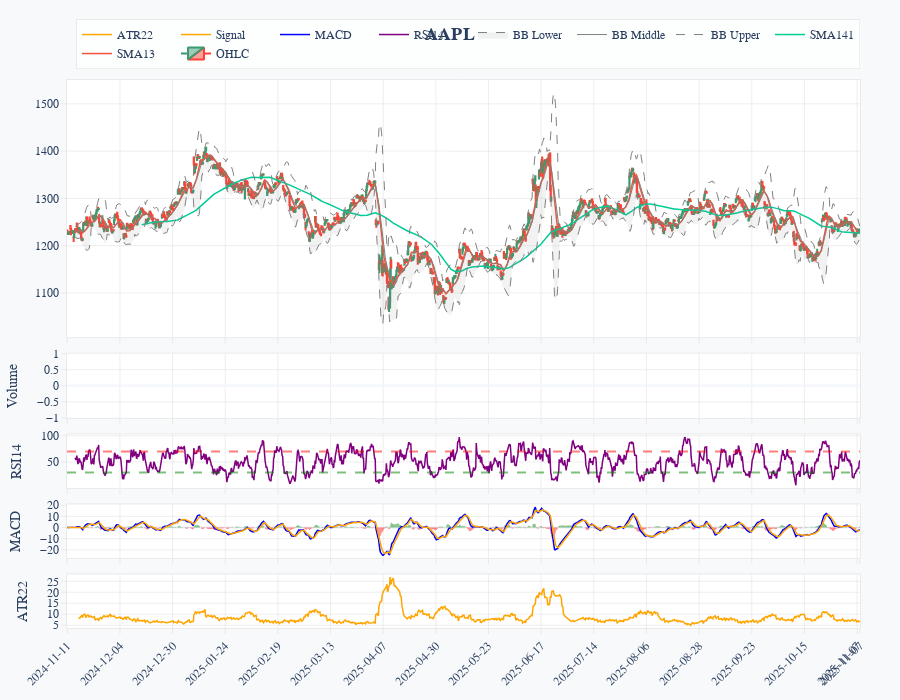

The code cell stored with this chart in its notebook:
### Code cell
ta_client = TAClient()
df = ta_client.calculate_indicators(df_init, indicators)

from quanta.utils.trace import Candlesticks, Volume, Line

traces = [
    Candlesticks(),
    Line('hl_avg', name='HL Average', color='purple'),
    Volume()
]


from quanta.clients.chart import ChartClient

chart_client = ChartClient()
chart_client.plot(df, "AAPL", traces=traces, indicators=indicators, theme='professional')

### Figure 1 — Plotly figure (JSON) as saved in the notebook; plotly's stock layout.template omitted (floating-point values rounded to 4 significant figures; data arrays with more than 128 entries replaced by an {"elided": "..."} marker saying what was removed)
{"data": [{"close": {"elided": "1491 float values"}, "high": {"elided": "1491 float values"}, "low": {"elided": "1491 float values"}, "name": "OHLC", "open": {"elided": "1491 float values"}, "type": "candlestick", "x": {"elided": "1491 int values"}, "xaxis": "x", "yaxis": "y"}, {"line": {"width": 1.5}, "name": "SMA13", "type": "scatter", "x": {"elided": "1491 int values"}, "xaxis": "x", "y": {"elided": "1491 float values"}, "yaxis": "y"}, {"line": {"width": 1.5}, "name": "SMA141", "type": "scatter", "x": {"elided": "1491 int values"}, "xaxis": "x", "y": {"elided": "1491 float values"}, "yaxis": "y"}, {"line": {"color": "gray", "dash": "dash", "width": 1}, "name": "BB Upper", "type": "scatter", "x": {"elided": "1491 int values"}, "xaxis": "x", "y": {"elided": "1491 float values"}, "yaxis": "y"}, {"line": {"color": "gray", "width": 1}, "name": "BB Middle", "type": "scatter", "x": {"elided": "1491 int values"}, "xaxis": "x", "y": {"elided": "1491 float values"}, "yaxis": "y"}, {"fill": "tonexty", "fillcolor": "rgba(128,128,128,0.1)", "line": {"color": "gray", "dash": "dash", "width": 1}, "name": "BB Lower", "type": "scatter", "x": {"elided": "1491 int values"}, "xaxis": "x", "y": {"elided": "1491 float values"}, "yaxis": "y"}, {"marker": {"color": {"elided": "1491 str values"}}, "name": "Volume", "showlegend": false, "type": "bar", "x": {"elided": "1491 int values"}, "xaxis": "x2", "y": {"elided": "1491 int values"}, "yaxis": "y2"}, {"line": {"color": "purple", "width": 1.5}, "name": "RSI14", "type": "scatter", "x": {"elided": "1491 int values"}, "xaxis": "x3", "y": {"elided": "1491 float values"}, "yaxis": "y3"}, {"line": {"color": "blue", "width": 1.5}, "name": "MACD", "type": "scatter", "x": {"elided": "1491 int values"}, "xaxis": "x4", "y": {"elided": "1491 float values"}, "yaxis": "y4"}, {"line": {"color": "orange", "width": 1.5}, "name": "Signal", "type": "scatter", "x": {"elided": "1491 int values"}, "xaxis": "x4", "y": {"elided": "1491 float values"}, "yaxis": "y4"}, {"marker": {"color": {"elided": "1491 str values"}, "line": {"color": {"elided": "1491 str values"}, "width": 0}}, "name": "Histogram", "opacity": 0.7, "showlegend": false, "type": "bar", "x": {"elided": "1491 int values"}, "xaxis": "x4", "y": {"elided": "1491 float values"}, "yaxis": "y4"}, {"line": {"color": "orange", "width": 1.5}, "name": "ATR22", "type": "scatter", "x": {"elided": "1491 int values"}, "xaxis": "x5", "y": {"elided": "1491 float values"}, "yaxis": "y5"}], "layout": {"font": {"family": "Computer Modern, serif", "size": 12}, "height": 700, "hovermode": "x unified", "legend": {"bgcolor": "rgba(255, 255, 255, 0.8)", "bordercolor": "rgba(200, 200, 200, 0.3)", "borderwidth": 1, "orientation": "h", "x": 1, "xanchor": "right", "y": 1.02, "yanchor": "bottom"}, "margin": {"b": 50, "l": 60, "r": 40, "t": 80}, "paper_bgcolor": "#f8f9fa", "plot_bgcolor": "white", "shapes": [{"line": {"color": "red", "dash": "dash"}, "opacity": 0.5, "type": "line", "x0": 0, "x1": 1, "xref": "x3 domain", "y0": 70, "y1": 70, "yref": "y3"}, {"line": {"color": "green", "dash": "dash"}, "opacity": 0.5, "type": "line", "x0": 0, "x1": 1, "xref": "x3 domain", "y0": 30, "y1": 30, "yref": "y3"}], "showlegend": true, "title": {"font": {"family": "Computer Modern, serif", "size": 18}, "text": "<b>AAPL</b>", "x": 0.5, "xanchor": "center"}, "xaxis": {"anchor": "y", "domain": [0, 1], "gridcolor": "rgba(200, 200, 200, 0.3)", "gridwidth": 1, "linecolor": "rgba(200, 200, 200, 0.3)", "linewidth": 1, "matches": "x5", "mirror": true, "rangeslider": {"visible": false}, "showgrid": true, "showline": true, "showticklabels": false, "tickangle": -45, "tickcolor": "rgba(200, 200, 200, 0.3)", "ticklen": 5, "tickmode": "array", "ticks": "outside", "ticktext": ["2024-11-11", "2024-12-04", "2024-12-30", "2025-01-24", "2025-02-19", "2025-03-13", "2025-04-07", "2025-04-30", "2025-05-23", "2025-06-17", "2025-07-14", "2025-08-06", "2025-08-28", "2025-09-23", "2025-10-15", "2025-11-07", "2025-11-07"], "tickvals": [0, 99, 198, 297, 396, 495, 594, 693, 792, 891, 990, 1089, 1188, 1287, 1386, 1485, 1490], "tickwidth": 1}, "xaxis2": {"anchor": "y2", "domain": [0, 1], "gridcolor": "rgba(200, 200, 200, 0.3)", "gridwidth": 1, "linecolor": "rgba(200, 200, 200, 0.3)", "linewidth": 1, "matches": "x5", "mirror": true, "showgrid": true, "showline": true, "showticklabels": false, "tickangle": -45, "tickcolor": "rgba(200, 200, 200, 0.3)", "ticklen": 5, "tickmode": "array", "ticks": "outside", "ticktext": ["2024-11-11", "2024-12-04", "2024-12-30", "2025-01-24", "2025-02-19", "2025-03-13", "2025-04-07", "2025-04-30", "2025-05-23", "2025-06-17", "2025-07-14", "2025-08-06", "2025-08-28", "2025-09-23", "2025-10-15", "2025-11-07", "2025-11-07"], "tickvals": [0, 99, 198, 297, 396, 495, 594, 693, 792, 891, 990, 1089, 1188, 1287, 1386, 1485, 1490], "tickwidth": 1}, "xaxis3": {"anchor": "y3", "domain": [0, 1], "gridcolor": "rgba(200, 200, 200, 0.3)", "gridwidth": 1, "linecolor": "rgba(200, 200, 200, 0.3)", "linewidth": 1, "matches": "x5", "mirror": true, "showgrid": true, "showline": true, "showticklabels": false, "tickangle": -45, "tickcolor": "rgba(200, 200, 200, 0.3)", "ticklen": 5, "tickmode": "array", "ticks": "outside", "ticktext": ["2024-11-11", "2024-12-04", "2024-12-30", "2025-01-24", "2025-02-19", "2025-03-13", "2025-04-07", "2025-04-30", "2025-05-23", "2025-06-17", "2025-07-14", "2025-08-06", "2025-08-28", "2025-09-23", "2025-10-15", "2025-11-07", "2025-11-07"], "tickvals": [0, 99, 198, 297, 396, 495, 594, 693, 792, 891, 990, 1089, 1188, 1287, 1386, 1485, 1490], "tickwidth": 1}, "xaxis4": {"anchor": "y4", "domain": [0, 1], "gridcolor": "rgba(200, 200, 200, 0.3)", "gridwidth": 1, "linecolor": "rgba(200, 200, 200, 0.3)", "linewidth": 1, "matches": "x5", "mirror": true, "showgrid": true, "showline": true, "showticklabels": false, "tickangle": -45, "tickcolor": "rgba(200, 200, 200, 0.3)", "ticklen": 5, "tickmode": "array", "ticks": "outside", "ticktext": ["2024-11-11", "2024-12-04", "2024-12-30", "2025-01-24", "2025-02-19", "2025-03-13", "2025-04-07", "2025-04-30", "2025-05-23", "2025-06-17", "2025-07-14", "2025-08-06", "2025-08-28", "2025-09-23", "2025-10-15", "2025-11-07", "2025-11-07"], "tickvals": [0, 99, 198, 297, 396, 495, 594, 693, 792, 891, 990, 1089, 1188, 1287, 1386, 1485, 1490], "tickwidth": 1}, "xaxis5": {"anchor": "y5", "domain": [0, 1], "gridcolor": "rgba(200, 200, 200, 0.3)", "gridwidth": 1, "linecolor": "rgba(200, 200, 200, 0.3)", "linewidth": 1, "mirror": true, "showgrid": true, "showline": true, "tickangle": -45, "tickcolor": "rgba(200, 200, 200, 0.3)", "ticklen": 5, "tickmode": "array", "ticks": "outside", "ticktext": ["2024-11-11", "2024-12-04", "2024-12-30", "2025-01-24", "2025-02-19", "2025-03-13", "2025-04-07", "2025-04-30", "2025-05-23", "2025-06-17", "2025-07-14", "2025-08-06", "2025-08-28", "2025-09-23", "2025-10-15", "2025-11-07", "2025-11-07"], "tickvals": [0, 99, 198, 297, 396, 495, 594, 693, 792, 891, 990, 1089, 1188, 1287, 1386, 1485, 1490], "tickwidth": 1}, "yaxis": {"anchor": "x", "domain": [0.5307, 1], "gridcolor": "rgba(200, 200, 200, 0.3)", "gridwidth": 1, "linecolor": "rgba(200, 200, 200, 0.3)", "linewidth": 1, "mirror": true, "showgrid": true, "showline": true, "tickcolor": "rgba(200, 200, 200, 0.3)", "ticklen": 5, "ticks": "outside", "tickwidth": 1}, "yaxis2": {"anchor": "x2", "domain": [0.3833, 0.5007], "gridcolor": "rgba(200, 200, 200, 0.3)", "gridwidth": 1, "linecolor": "rgba(200, 200, 200, 0.3)", "linewidth": 1, "mirror": true, "showgrid": true, "showline": true, "tickcolor": "rgba(200, 200, 200, 0.3)", "ticklen": 5, "ticks": "outside", "tickwidth": 1, "title": {"text": "Volume"}}, "yaxis3": {"anchor": "x3", "domain": [0.2556, 0.3533], "gridcolor": "rgba(200, 200, 200, 0.3)", "gridwidth": 1, "linecolor": "rgba(200, 200, 200, 0.3)", "linewidth": 1, "mirror": true, "showgrid": true, "showline": true, "tickcolor": "rgba(200, 200, 200, 0.3)", "ticklen": 5, "ticks": "outside", "tickwidth": 1, "title": {"text": "RSI14"}}, "yaxis4": {"anchor": "x4", "domain": [0.1278, 0.2256], "gridcolor": "rgba(200, 200, 200, 0.3)", "gridwidth": 1, "linecolor": "rgba(200, 200, 200, 0.3)", "linewidth": 1, "mirror": true, "showgrid": true, "showline": true, "tickcolor": "rgba(200, 200, 200, 0.3)", "ticklen": 5, "ticks": "outside", "tickwidth": 1, "title": {"text": "MACD"}}, "yaxis5": {"anchor": "x5", "domain": [0, 0.09778], "gridcolor": "rgba(200, 200, 200, 0.3)", "gridwidth": 1, "linecolor": "rgba(200, 200, 200, 0.3)", "linewidth": 1, "mirror": true, "showgrid": true, "showline": true, "tickcolor": "rgba(200, 200, 200, 0.3)", "ticklen": 5, "ticks": "outside", "tickwidth": 1, "title": {"text": "ATR22"}}}}
